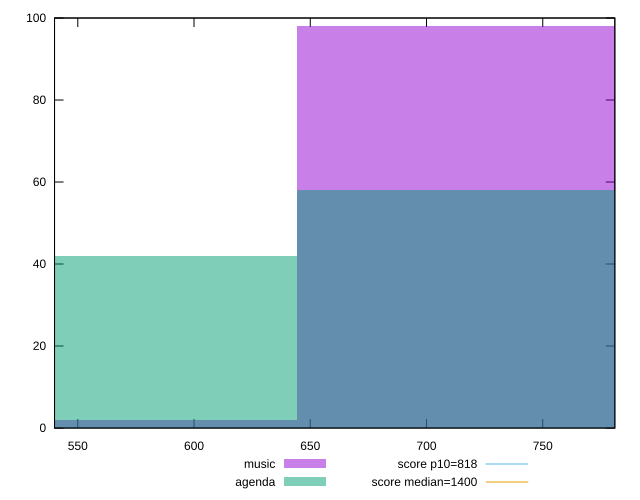

The script that saved this image:
reset

$music <<EOF
736.5248319629328 98
552.3936239721996 2
EOF

$agenda <<EOF
736.5248319629328 58
552.3936239721996 42
EOF

set key outside below
set boxwidth 184.1312079907332
set xrange [540:781]
set yrange [0:100]
set trange [0:100]
set style fill transparent solid 0.5 noborder

set parametric
set terminal svg size 640, 500 enhanced background rgb 'white'
set output "reports/report_00027_2021-02-24T12-40-31.850Z/dom-size/comparison/histogram/0_vs_1.svg"

plot $music title "music" with boxes, \
     $agenda title "agenda" with boxes, \
     818,t title "score p10=818", \
     1400,t title "score median=1400"

reset
